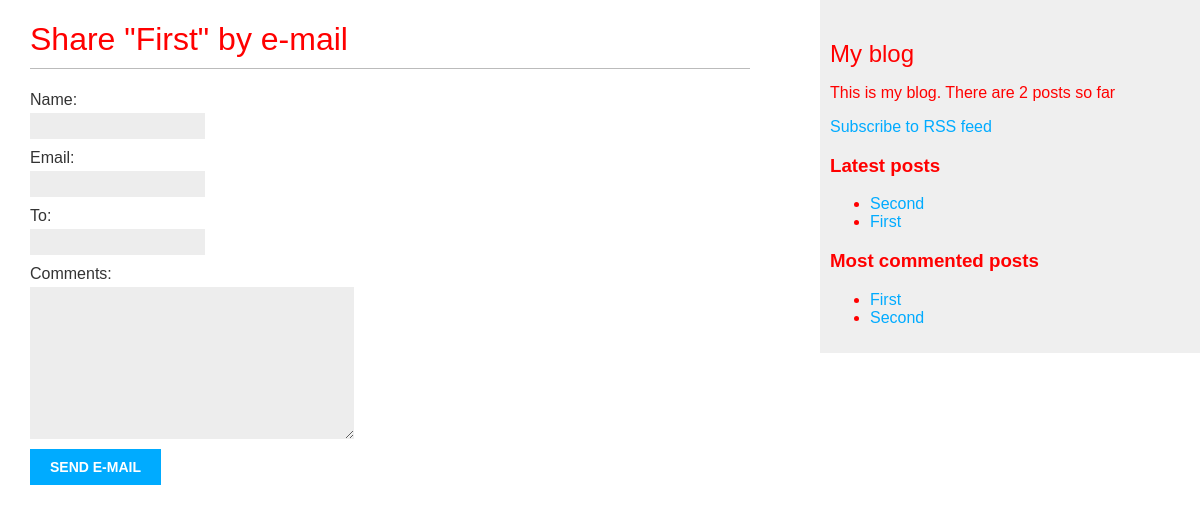
/blog/1/share/, run on an earlier commit of the app's database.
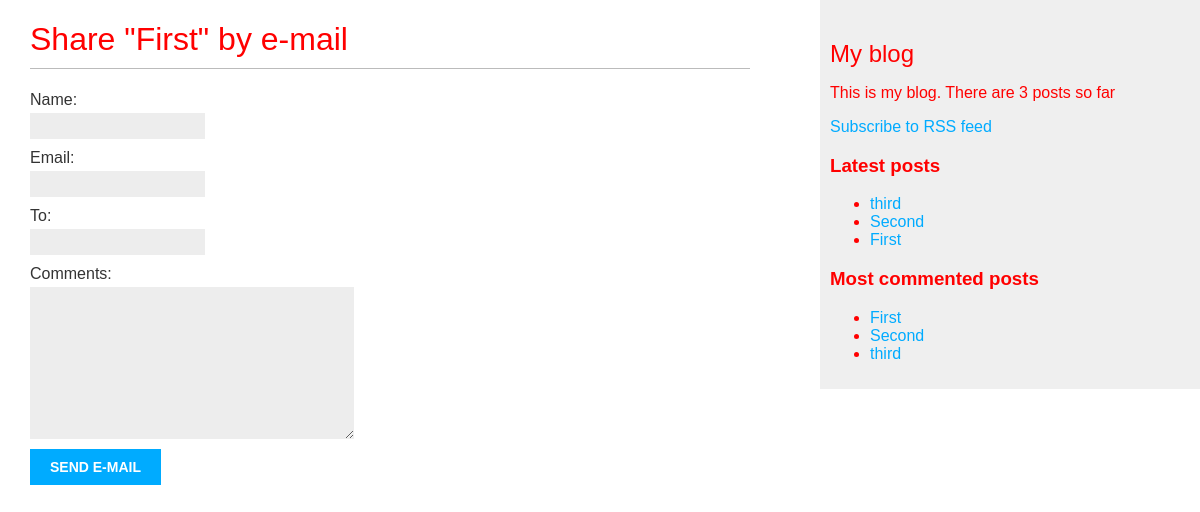
And on a later commit of the database.
### blog/models.py (models this page shows, shortened)
class Post(models.Model):
    STATUS_CHOICES = (
        ('draft', 'Draft'),
        ('published', 'Published')
    )
    class Meta:
        ordering = ('-published',)
    title = models.CharField(max_length=250)
    slug = models.SlugField(max_length=250, unique_for_date='published')
    author = models.ForeignKey(User, related_name='blog_posts')
    body = models.TextField()
    published = models.DateTimeField(default=timezone.now)
    created = models.DateTimeField(auto_now_add=True)
    updated = models.DateTimeField(auto_now=True)
    status = models.CharField(
        max_length=10, choices=STATUS_CHOICES, default='draft')
    objects = models.Manager()
    status_published = PublishedManager()
    tags = TaggableManager()
    def get_absolute_url(self):
        return reverse('blog:post_detail', args=[self.published.year,
                                                 self.published.strftime('%m'),
                                                 self.published.strftime('%d'),
                                                 self.slug])

### blog/views.py (the view)
# urls.py: url(r'^(?P<post_id>\d+)/share/', views.post_share, name="post_share"),
def post_share(request, post_id):
    post = get_object_or_404(Post, id=post_id, status='published')
    sent = False
    if request.method == 'POST':
        form = EmailPostForm(request.POST)
        if form.is_valid():
            cd = form.cleaned_data
            post_url = request.build_absolute_uri(post.get_absolute_url())
            subject = '{} ({}) recommends you reading "{}"'.format(cd['name'],
                                                                   cd['email'],
                                                                   post.title)
            message = 'Read "{}" at {}\n\n{}\'s comments: {}'.format(post.title,
                                                                     post_url,
                                                                     cd['name'],
                                                                     cd['comments'])
            send_mail(subject, message, 'admin@blogsite.com', [cd['to']])
            sent = True
    else:
        form = EmailPostForm()
    return render(request, 'blog/post/share.html', {'form': form,
                                                    'post': post,
                                                    'sent': sent})

### blog/forms.py
class EmailPostForm(forms.Form):
    name = forms.CharField(max_length=25)
    email = forms.EmailField()
    to = forms.EmailField()
    comments = forms.CharField(max_length=250,
                               required=False,
                               widget=forms.Textarea)

### blog/models.py (called while the page is built)
    def get_queryset(self):
        return super(PublishedManager, self).get_queryset().filter(status='published')

### blog/templatetags/blog_tags.py (called while the page is built)
@register.simple_tag
def get_total_posts():
    return Post.status_published.count()

@register.inclusion_tag('blog/post/_latest_posts.html')
def show_latest_posts(count=5):
    latest_posts = Post.status_published.order_by('-published')[:count]
    return {'latest_posts': latest_posts}

@register.simple_tag
def get_most_commented_posts(count=5):
    return Post.status_published.annotate(total_comments=Count('comment')). \
        order_by('-total_comments')[:count]

### blog/templates/blog/post/share.html (shortened to what this page needs)
{% extends "../_layout.html" %}
{% block content %}
    {% if sent %}
        <h1>E-mail successfully sent</h1>
        <p>"{{ post.title }}" was successfully sent by e-mail.</p>
    {% else %}
        <h1>Share "{{ post.title }}" by e-mail</h1>
        <form action="." method="post">
            {{ form.as_p }}
            <input type="submit" value="Send e-mail">
        </form>
    {% endif %}
{% endblock %}

### blog/templates/blog/post/_posts.html
{% if header %}
    <h3>{{ header }}</h3>
{% endif %}
<ul>
    {% for post in posts %}
        <li><a href="{{ post.get_absolute_url }}">{{ post.title }}</a></li>
    {% endfor %}
</ul>

What changed in the data, as far as the page shows it:
added Post: title "third"
Also different on the page:
text no longer shown: "2"
text now shown: "3"
